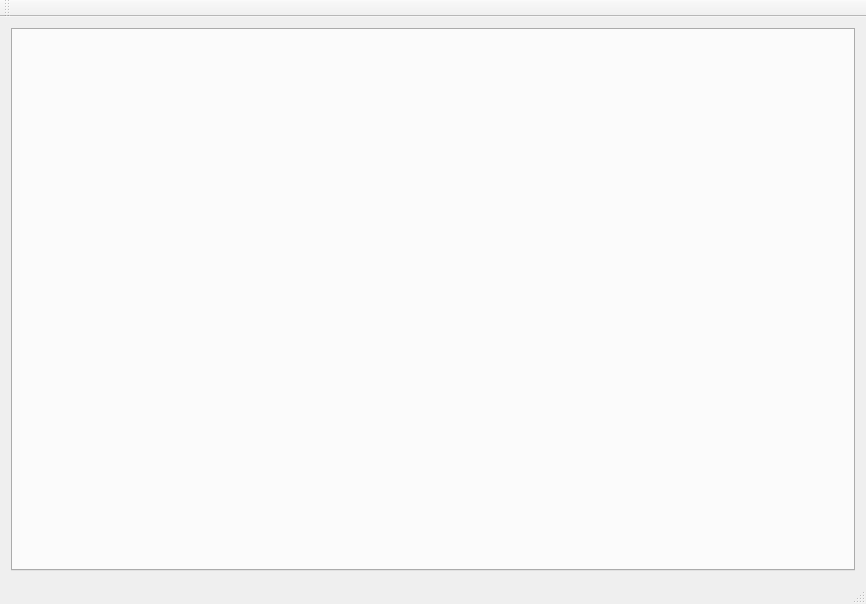
<?xml version="1.0" encoding="UTF-8"?>
<ui version="4.0">
 <class>MainWindow</class>
 <widget class="QMainWindow" name="MainWindow">
  <property name="geometry">
   <rect>
    <x>0</x>
    <y>0</y>
    <width>866</width>
    <height>604</height>
   </rect>
  </property>
  <property name="windowTitle">
   <string>MainWindow</string>
  </property>
  <widget class="QWidget" name="centralWidget">
   <layout class="QVBoxLayout" name="verticalLayout">
    <item>
     <widget class="QTabWidget" name="tabWidget"/>
    </item>
   </layout>
  </widget>
  <widget class="QStatusBar" name="statusBar"/>
  <widget class="QMenuBar" name="menuBar">
   <property name="geometry">
    <rect>
     <x>0</x>
     <y>0</y>
     <width>866</width>
     <height>20</height>
    </rect>
   </property>
  </widget>
  <widget class="QToolBar" name="toolBar">
   <property name="windowTitle">
    <string>toolBar</string>
   </property>
   <attribute name="toolBarArea">
    <enum>TopToolBarArea</enum>
   </attribute>
   <attribute name="toolBarBreak">
    <bool>false</bool>
   </attribute>
  </widget>
 </widget>
 <layoutdefault spacing="6" margin="11"/>
 <resources/>
 <connections/>
</ui>
